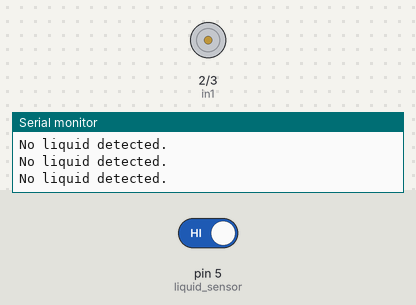
The sketch below on a simulated Arduino Uno, built with avr-gcc and run on an emulated ATmega328P. Shown: motor-driver pin pairs drawn as motors (green arrow = first pin HIGH = forward, orange = second pin HIGH = backward, longer = more drive, scaled by the enable pin), the last lines printed to the serial monitor. Inputs (shaded band) come from the test bench; at power-on: pin 5 (liquid_sensor) HIGH.

Above: at 2.8 s.
2.9 s: pin 5 (liquid_sensor) driven LOW
At 4.1 s:
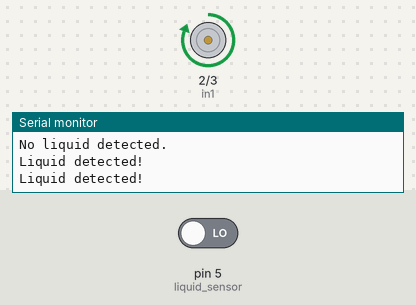
4.5 s: pin 5 (liquid_sensor) driven HIGH
At 5.6 s:
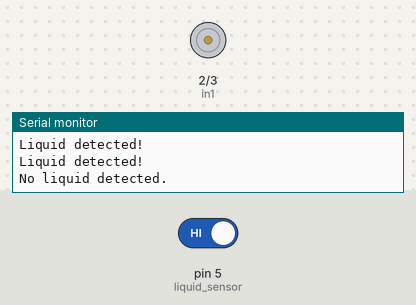
Timing chart, 0 to 7.5 s (numbered marks = the images above; inputs shaded):
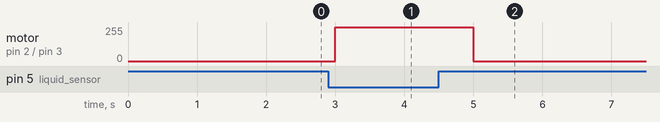

The sketch:

pump_liquid_sensor_combined.ino
```cpp
int liquid_level = 0;

const int in1 = 2;
const int in2 = 3;
const int pwm_pin = 4;
const int liquid_sensor = 5;

void setup() {
  Serial.begin(115200);
  pinMode(liquid_sensor, INPUT);
  pinMode(in1, OUTPUT);
  pinMode(in2, OUTPUT);
  pinMode(pwm_pin, OUTPUT);
}

void loop() {

liquid_level = digitalRead(liquid_sensor);

  // Print the liquid level status
  if (liquid_level == LOW)
  {
    Serial.println("Liquid detected!");
    digitalWrite(in1, HIGH);
    digitalWrite(in2, LOW);
    analogWrite(pwm_pin, 255);
  }
  else
  {
    Serial.println("No liquid detected.");
    digitalWrite(in1, LOW);
    digitalWrite(in2, LOW);
    analogWrite(pwm_pin, 0);
  }
  delay(1000);

}
```

Measured:
- after the input at 2.9 s, motor on pin 2 (in1) / pin 3 (in2): stopped → forward 255/255 after 0.10 s
- after the input at 4.5 s, motor on pin 2 (in1) / pin 3 (in2): forward 255/255 → stopped after 0.50 s
